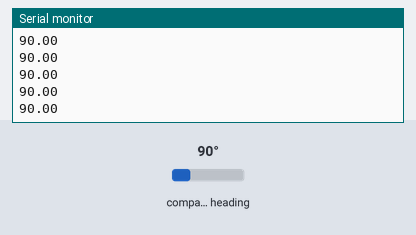
Simulated run of this sketch. Board: Arduino Uno, built with avr-gcc and run on an emulated ATmega328P. Parts: the last lines printed to the serial monitor. Wiring (inferred from the names in the program): AS5600 angle sensor at I2C address 0x36. The inputs (shaded band) are chosen by the test bench; at power-on: compass heading 90°.

Above: at 1.2 s.
1.3 s: compass heading set to 7°
At 1.32 s:
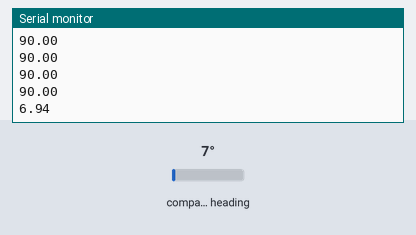
2.8 s: compass heading set to 180°
At 2.84 s:
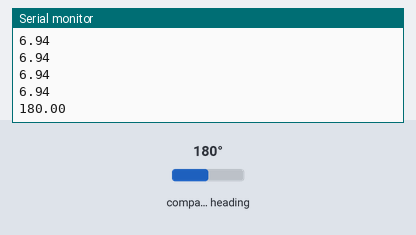
Timing chart, 0 to 5.8 s (numbered marks = the images above; inputs shaded):
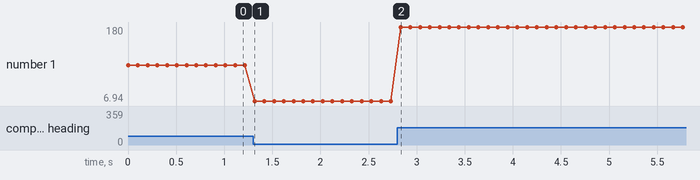

Measured:
- after the input at 1.3 s, the serial monitor: prints a new line at once (image 1)
- after the input at 2.8 s, the serial monitor: prints a new line at once (image 2)
- plotted number 1: 90 → 6.94 after the input at 1.3 s, 6.94 → 180 after the input at 2.8 s

The sketch:

as5600.ino
```cpp
#include <Wire.h>
#define AS5600_ADDR 0x36
#define AS5600_STATUS 0x0B
#define AS5600_ANGLE 0x0E
#define AS5600_GAIN 0x1A

void setup()
{
  Wire.begin();
  Serial.begin(115200);
}


void loop()
{
  /*Wire.beginTransmission(AS5600_ADDR);
  Wire.write(AS5600_STATUS);
  Wire.endTransmission();

  Wire.requestFrom(AS5600_ADDR, 1);
  Serial.println(Wire.read()>>3,BIN);
  Wire.endTransmission();

  Wire.beginTransmission(AS5600_ADDR);
  Wire.write(AS5600_GAIN);
  Wire.endTransmission();

  Wire.requestFrom(AS5600_ADDR, 1);
  Serial.println(Wire.read());
  Wire.endTransmission();*/

  Wire.beginTransmission(AS5600_ADDR);
  Wire.write(AS5600_ANGLE);
  Wire.endTransmission();

  Wire.requestFrom(AS5600_ADDR, 2);
  uint16_t ang = Wire.read()*256;
  ang+= Wire.read();
  Serial.println(ang/4096.0*360.0);
  Wire.endTransmission();

  delay(100);
}
```
